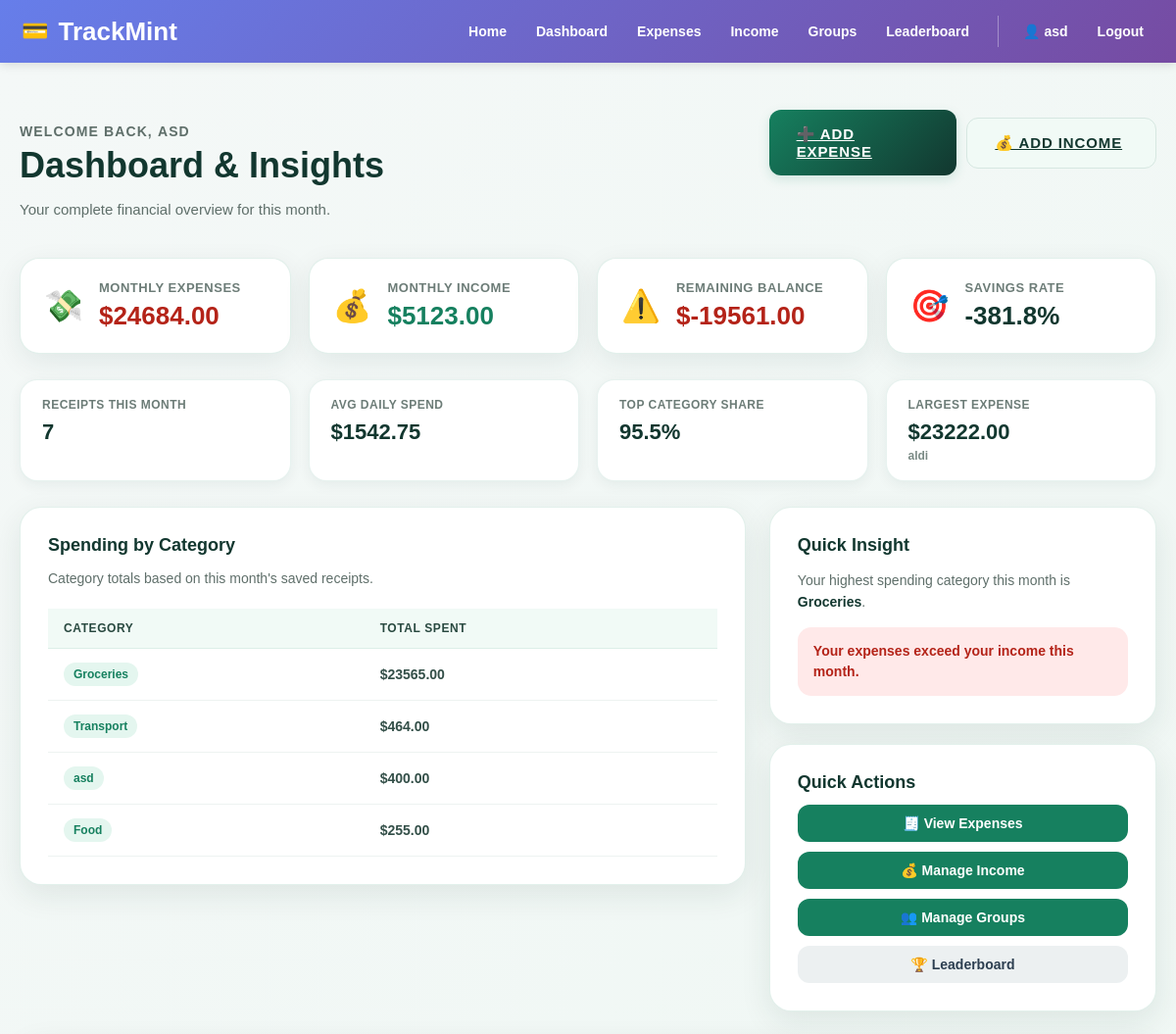
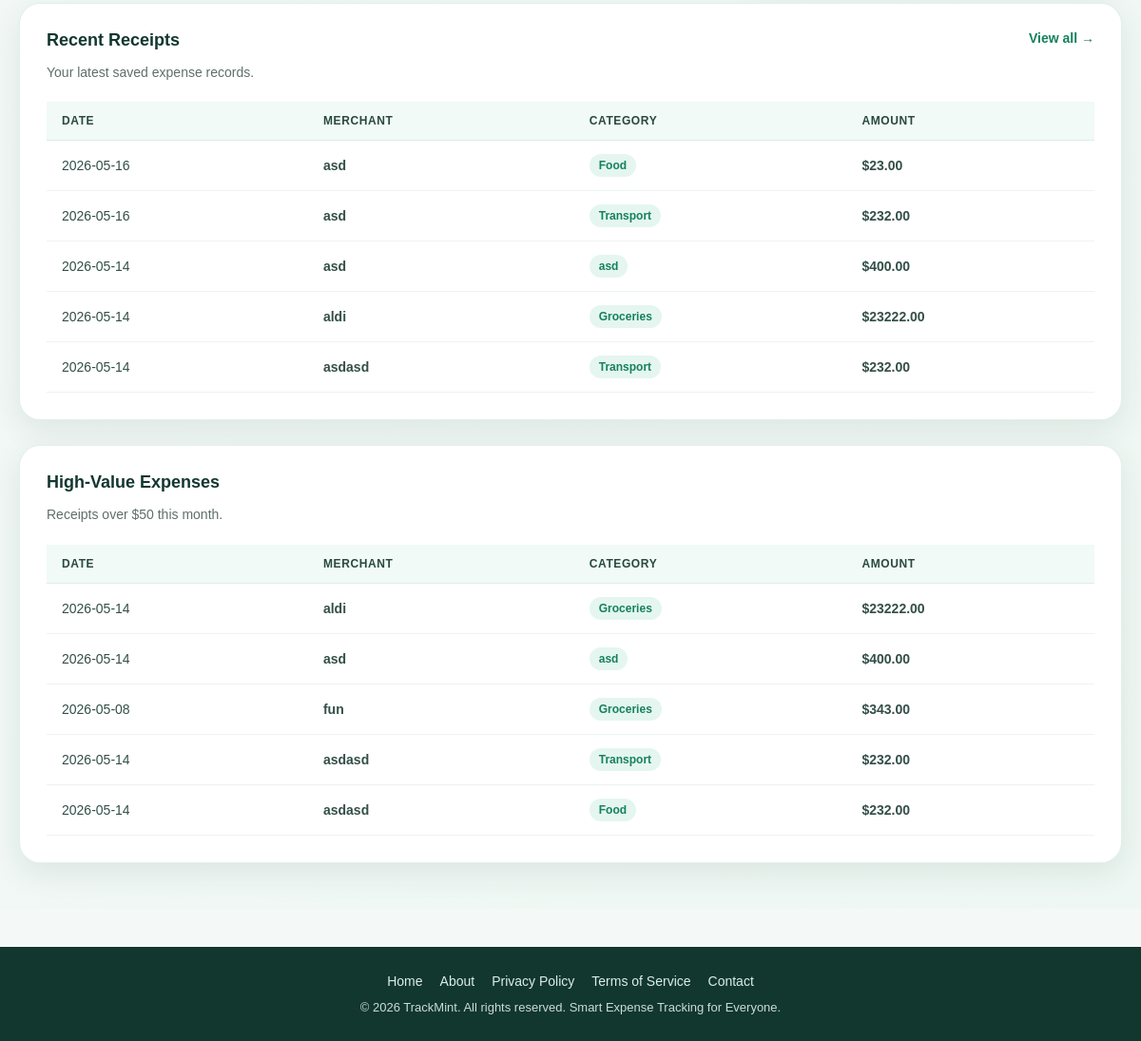
/dashboard (signed in), run on the app's committed database (2 pictures, top to bottom).
### app/models.py (models this page shows, shortened)
class User(UserMixin, db.Model):
    __tablename__ = "users"
    id = db.Column(db.Integer, primary_key=True)
    username = db.Column(db.String(80), unique=True, nullable=False, index=True)
    email = db.Column(db.String(120), unique=True, nullable=False, index=True)
    password_hash = db.Column(db.String(255), nullable=False)
    created_at = db.Column(db.DateTime, default=datetime.utcnow, nullable=False)
    total_points = db.Column(db.Integer, default=0, nullable=False)
    current_streak = db.Column(db.Integer, default=0, nullable=False)
    last_upload_date = db.Column(db.Date, nullable=True)
    receipts = db.relationship(
        "Receipt",
        back_populates="user",
        cascade="all, delete-orphan",
        lazy=True
    )
    incomes = db.relationship(
        "Income",
        back_populates="user",
        cascade="all, delete-orphan",
        lazy=True
    )

class Receipt(db.Model):
    __tablename__ = "receipts"
    id = db.Column(db.Integer, primary_key=True)
    user_id = db.Column(db.Integer, db.ForeignKey("users.id"), nullable=False)
    group_id = db.Column(db.Integer, db.ForeignKey("groups.id"), nullable=True)
    merchant = db.Column(db.String(120), nullable=False)
    amount = db.Column(db.Float, nullable=False)
    category = db.Column(db.String(80), nullable=False)
    expense_date = db.Column(db.Date, nullable=False)
    notes = db.Column(db.Text, nullable=True)
    frequency_type = db.Column(db.String(20), default="one-time", nullable=False)  # "one-time" or "recurring"
    frequency_interval = db.Column(db.String(20), nullable=True)  # "daily", "weekly", "monthly"
    frequency_details = db.Column(db.String(255), nullable=True)  # "Monday", "15th", etc.
    image_filename = db.Column(db.String(255), nullable=True)
    created_at = db.Column(db.DateTime, default=datetime.utcnow, nullable=False)
    updated_at = db.Column(
        db.DateTime,
        default=datetime.utcnow,
        onupdate=datetime.utcnow,
        nullable=False
    )
    user = db.relationship("User", back_populates="receipts")
    splits = db.relationship("ExpenseSplit", backref="expense", cascade="all, delete-orphan", lazy=True)

### app/main/routes.py (the view)
@main_bp.route("/dashboard")
@login_required
def dashboard():
    today = date.today()
    month_start = today.replace(day=1)
    monthly_income = (
        Income.query
        .filter(Income.user_id == current_user.id)
        .filter(Income.income_date >= month_start)
        .with_entities(func.coalesce(func.sum(Income.amount), 0))
        .scalar()
    )
    monthly_expenses = (
        Receipt.query
        .filter(Receipt.user_id == current_user.id)
        .filter(Receipt.expense_date >= month_start)
        .with_entities(func.coalesce(func.sum(Receipt.amount), 0))
        .scalar()
    )
    balance = monthly_income - monthly_expenses
    savings_rate = 0
    if monthly_income > 0:
        savings_rate = (balance / monthly_income) * 100
    category_totals = (
        Receipt.query
        .filter(Receipt.user_id == current_user.id)
        .filter(Receipt.expense_date >= month_start)
        .with_entities(
            Receipt.category,
            func.sum(Receipt.amount).label("total")
        )
        .group_by(Receipt.category)
        .order_by(func.sum(Receipt.amount).desc())
        .all()
    )
    recent_receipts = (
        Receipt.query
        .filter_by(user_id=current_user.id)
        .order_by(Receipt.expense_date.desc())
        .limit(5)
        .all()
    )
    receipt_count = (
        Receipt.query
        .filter(Receipt.user_id == current_user.id)
        .filter(Receipt.expense_date >= month_start)
        .count()
    )
    average_daily_spend = 0
    if today.day > 0:
        average_daily_spend = monthly_expenses / today.day
    largest_expense = (
        Receipt.query
        .filter(Receipt.user_id == current_user.id)
        .filter(Receipt.expense_date >= month_start)
        .order_by(Receipt.amount.desc())
        .first()
    )
    top_category_percentage = 0
    if category_totals and monthly_expenses > 0:
        top_category_percentage = (category_totals[0][1] / monthly_expenses) * 100
    high_value_receipts = (
        Receipt.query
        .filter(Receipt.user_id == current_user.id)
        .filter(Receipt.expense_date >= month_start)
        .filter(Receipt.amount >= 50)
        .order_by(Receipt.amount.desc())
        .limit(5)
        .all()
    )
    top_category = category_totals[0][0] if category_totals else None
    from app.models import Group
    active_groups = Group.query.filter_by(creator_id=current_user.id).count()
    return render_template(
        "dashboard.html",
        page_title="Dashboard",
        monthly_income=monthly_income,
        monthly_expenses=monthly_expenses,
        balance=balance,
        savings_rate=savings_rate,
        category_totals=category_totals,
        recent_receipts=recent_receipts,
        top_category=top_category,
        receipt_count=receipt_count,
        average_daily_spend=average_daily_spend,
        largest_expense=largest_expense,
        top_category_percentage=top_category_percentage,
        high_value_receipts=high_value_receipts,
        active_groups=active_groups,
    )

### app/__init__.py (called while the page is built)
def register_login_loader():
    @login_manager.user_loader
    def load_user(user_id):
        from app.models import User
        return db.session.get(User, int(user_id))

### app/templates/dashboard.html
{% extends "base.html" %}
{% block content %}
<section class="dashboard-page">
  <div class="dashboard-container">
    <div class="db-header">
      <div>
        <p class="page-label">Welcome back, <strong>{{ current_user.username }}</strong></p>
        <h1>Dashboard &amp; Insights</h1>
        <p>Your complete financial overview for {{ "this month" }}.</p>
      </div>
      <div class="db-header-actions">
        <a href="{{ url_for('receipts.index') }}" class="btn-primary">➕ Add Expense</a>
        <a href="{{ url_for('income.income_home') }}" class="btn-secondary">💰 Add Income</a>
      </div>
    </div>
    <div class="db-stat-grid">
      <div class="db-stat-card db-stat-expenses">
        <div class="db-stat-icon">💸</div>
        <div class="db-stat-body">
          <span>Monthly Expenses</span>
          <strong>${{ "%.2f"|format(monthly_expenses) }}</strong>
        </div>
      </div>
      <div class="db-stat-card db-stat-income">
        <div class="db-stat-icon">💰</div>
        <div class="db-stat-body">
          <span>Monthly Income</span>
          <strong>${{ "%.2f"|format(monthly_income) }}</strong>
        </div>
      </div>
      <div class="db-stat-card {% if balance >= 0 %}db-stat-balance-ok{% else %}db-stat-balance-neg{% endif %}">
        <div class="db-stat-icon">{% if balance >= 0 %}✅{% else %}⚠️{% endif %}</div>
        <div class="db-stat-body">
          <span>Remaining Balance</span>
          <strong>${{ "%.2f"|format(balance) }}</strong>
        </div>
      </div>
      <div class="db-stat-card db-stat-savings">
        <div class="db-stat-icon">🎯</div>
        <div class="db-stat-body">
          <span>Savings Rate</span>
          <strong>{{ "%.1f"|format(savings_rate) }}%</strong>
        </div>
      </div>
    </div>
    <div class="db-stat-grid db-stat-grid--secondary">
      <div class="db-mini-card">
        <span>Receipts This Month</span>
        <strong>{{ receipt_count }}</strong>
      </div>
      <div class="db-mini-card">
        <span>Avg Daily Spend</span>
        <strong>${{ "%.2f"|format(average_daily_spend) }}</strong>
      </div>
      <div class="db-mini-card">
        <span>Top Category Share</span>
        <strong>{{ "%.1f"|format(top_category_percentage) }}%</strong>
      </div>
      <div class="db-mini-card">
        <span>Largest Expense</span>
        {% if largest_expense %}
          <strong>${{ "%.2f"|format(largest_expense.amount) }}</strong>
          <small>{{ largest_expense.merchant }}</small>
        {% else %}
          <strong>$0.00</strong>
          <small>No expense yet</small>
        {% endif %}
      </div>
    </div>
    <div class="db-layout">
      <div class="db-card">
        <div class="db-card-header">
          <div>
            <h2>Spending by Category</h2>
            <p>Category totals based on this month's saved receipts.</p>
          </div>
        </div>
        <div class="db-table-wrapper">
          <table class="db-table">
            <thead>
              <tr>
                <th>Category</th>
                <th>Total Spent</th>
              </tr>
            </thead>
            <tbody>
              {% if category_totals %}
                {% for category, total in category_totals %}
                  <tr>
                    <td><span class="db-pill">{{ category }}</span></td>
                    <td class="db-amount">${{ "%.2f"|format(total) }}</td>
                  </tr>
                {% endfor %}
              {% else %}
                <tr>
                  <td colspan="2" class="db-empty">No spending data available yet.</td>
                </tr>
              {% endif %}
            </tbody>
          </table>
        </div>
      </div>
      <div class="db-sidebar">
        <div class="db-card db-insight-card">
          <h2>Quick Insight</h2>
          {% if top_category %}
            <p>Your highest spending category this month is <strong>{{ top_category }}</strong>.</p>
          {% else %}
            <p>Add receipt records to generate spending insights.</p>
          {% endif %}
          {% if balance < 0 %}
            <div class="db-alert db-alert--warn">Your expenses exceed your income this month.</div>
          {% elif monthly_income > 0 %}
            <div class="db-alert db-alert--ok">You're staying within your monthly income. 🎉</div>
          {% else %}
            <div class="db-alert db-alert--neutral">Add income records to calculate your savings rate.</div>
          {% endif %}
        </div>
        <div class="db-card db-actions-card">
          <h2>Quick Actions</h2>
          <div class="db-action-list">
            <a href="{{ url_for('receipts.index') }}" class="db-action-btn">🧾 View Expenses</a>
            <a href="{{ url_for('income.income_home') }}" class="db-action-btn">💰 Manage Income</a>
            <a href="{{ url_for('groups.groups_home') }}" class="db-action-btn">👥 Manage Groups</a>
            <a href="{{ url_for('leaderboard.leaderboard_home') }}" class="db-action-btn db-action-btn--muted">🏆 Leaderboard</a>
          </div>
        </div>
      </div>
    </div>
    <div class="db-card">
      <div class="db-card-header">
        <div>
          <h2>Recent Receipts</h2>
          <p>Your latest saved expense records.</p>
        </div>
        <a href="{{ url_for('receipts.index') }}" class="btn-link">View all →</a>
      </div>
      <div class="db-table-wrapper">
        <table class="db-table">
          <thead>
            <tr>
              <th>Date</th>
              <th>Merchant</th>
              <th>Category</th>
              <th>Amount</th>
            </tr>
          </thead>
          <tbody>
            {% if recent_receipts %}
              {% for receipt in recent_receipts %}
                <tr>
                  <td>{{ receipt.expense_date }}</td>
                  <td><strong>{{ receipt.merchant }}</strong></td>
                  <td><span class="db-pill">{{ receipt.category }}</span></td>
                  <td class="db-amount">${{ "%.2f"|format(receipt.amount) }}</td>
                </tr>
              {% endfor %}
            {% else %}
              <tr>
                <td colspan="4" class="db-empty">No recent receipts found. <a href="{{ url_for('receipts.index') }}">Add your first expense →</a></td>
              </tr>
            {% endif %}
          </tbody>
        </table>
      </div>
    </div>
    {% if high_value_receipts %}
    <div class="db-card">
      <div class="db-card-header">
        <div>
          <h2>High-Value Expenses</h2>
          <p>Receipts over $50 this month.</p>
        </div>
      </div>
      <div class="db-table-wrapper">
        <table class="db-table">
          <thead>
            <tr>
              <th>Date</th>
              <th>Merchant</th>
              <th>Category</th>
              <th>Amount</th>
            </tr>
          </thead>
          <tbody>
            {% for receipt in high_value_receipts %}
              <tr>
                <td>{{ receipt.expense_date }}</td>
                <td><strong>{{ receipt.merchant }}</strong></td>
                <td><span class="db-pill">{{ receipt.category }}</span></td>
                <td class="db-amount db-amount--high">${{ "%.2f"|format(receipt.amount) }}</td>
              </tr>
            {% endfor %}
          </tbody>
        </table>
      </div>
    </div>
    {% endif %}
  </div>
</section>
{% endblock %}

### app/templates/base.html (shortened to what this page needs)
<!doctype html>
<html lang="en">
<head>
  <link rel="stylesheet" href="{{ url_for('static', filename='css/style.css') }}">
</head>
<body>
    <header>
        <div class="header-container">
            <div class="logo">
                <span class="logo-icon">💳</span>
                <span>TrackMint</span>
            </div>
            <nav>
                <div class="nav-primary">
                    <a href="{{ url_for('main.landing') }}">Home</a>
                    {% if current_user.is_authenticated %}
                    <a href="{{ url_for('main.dashboard') }}">Dashboard</a>
                    <a href="{{ url_for('receipts.index') }}">Expenses</a>
                    <a href="{{ url_for('income.income_home') }}">Income</a>
                    <a href="{{ url_for('groups.groups_home') }}">Groups</a>
                    <a href="{{ url_for('leaderboard.leaderboard_home') }}">Leaderboard</a>
                    {% endif %}
                </div>
                {% if current_user.is_authenticated %}
                <div class="nav-user">
                    <a href="{{ url_for('main.profile') }}">👤 {{ current_user.username }}</a>
                    <a href="{{ url_for('auth.logout') }}">Logout</a>
                </div>
                {% else %}
                <div class="nav-user">
                    <a href="{{ url_for('auth.login') }}">Login</a>
                    <a href="{{ url_for('auth.signup') }}">Sign Up</a>
                </div>
                {% endif %}
            </nav>
        </div>
    </header>
    <main>
        {% block content %}{% endblock %}
    </main>
    <footer>
        <div class="footer-content">
            <div class="footer-links">
                <a href="{{ url_for('main.landing') }}">Home</a>
                <a href="#">About</a>
                <a href="#">Privacy Policy</a>
                <a href="#">Terms of Service</a>
                <a href="#">Contact</a>
            </div>
            <p>&copy; 2026 TrackMint. All rights reserved. Smart Expense Tracking for Everyone.</p>
        </div>
    </footer>
</body>
</html>

### data on the page
User: username "asd", username "ASD"
Receipt: amount "23222.00", merchant "aldi", expense_date "2026-05-14", category "Groceries"
Receipt: category "asd", amount "400.00", expense_date "2026-05-14", merchant "asd"
Receipt: expense_date "2026-05-16", merchant "asd", category "Food", amount "23.00"
Receipt: expense_date "2026-05-16", merchant "asd", category "Transport", amount "232.00"
Receipt: expense_date "2026-05-14", merchant "asdasd", category "Transport", amount "232.00"
Receipt: expense_date "2026-05-08", merchant "fun", category "Groceries", amount "343.00"
Receipt: expense_date "2026-05-14", merchant "asdasd", category "Food", amount "232.00"

### other printed values
{{ "this month" }} "this month"
{{ "%.2f"|format(monthly_expenses) }} "24684.00"
{{ "%.2f"|format(monthly_income) }} "5123.00"
{{ "%.2f"|format(balance) }} "-19561.00"
{{ "%.1f"|format(savings_rate) }} "-381.8"
{{ receipt_count }} "7"
{{ "%.2f"|format(average_daily_spend) }} "1542.75"
{{ "%.1f"|format(top_category_percentage) }} "95.5"
{{ category }} "Groceries" "Transport" "Food"
{{ "%.2f"|format(total) }} "23565.00" "464.00" "255.00"
{{ top_category }} "Groceries"
